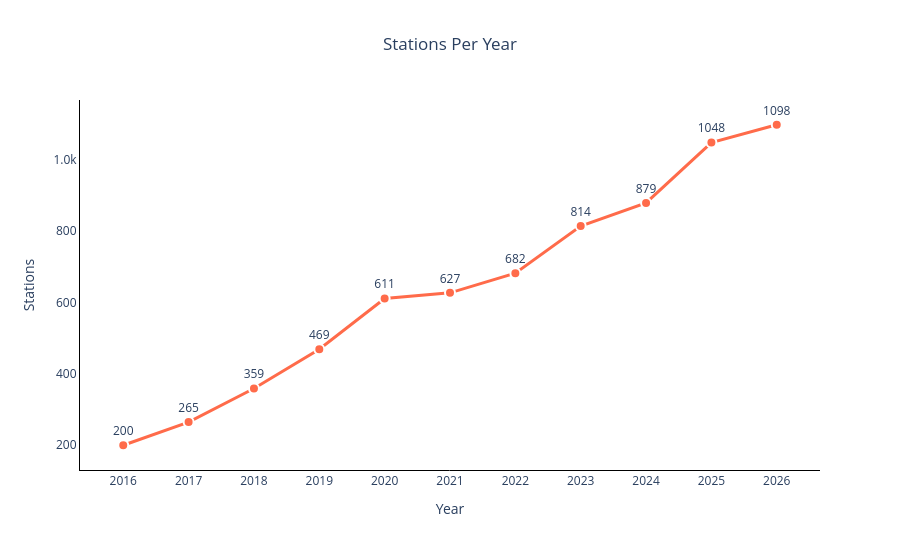

Here is the notebook cell this chart was saved with:
### Code cell
fig = go.Figure(go.Scatter(
    x=stations_yearly['year'],
    y=stations_yearly['nr_stations'],
    mode='lines+markers+text',
    text=[f"{v}" for v in stations_yearly['nr_stations']],
    textposition='top center',
    line=dict(color="#FF6B4A", width=3),
    marker=dict(color='#FF6B4A', size=10, line=dict(color='white', width=2)),
))

fig.update_layout(
    title=dict(text='Stations Per Year', x=0.5),
    xaxis=dict(title='Year', tickmode='array', showgrid=False, showline=True, linecolor='black',tickvals=stations_yearly['year']),
    yaxis=dict(title='Stations', showgrid=False, showline=True, linecolor='black', tickformat='.2s'),
    showlegend=False,
    plot_bgcolor='white',
    paper_bgcolor='white',
    width=900,
    height=550,
)

fig

### Figure 1 — Plotly figure (JSON) as saved in the notebook; plotly's stock layout.template omitted (floating-point values rounded to 4 significant figures)
{"data": [{"line": {"color": "#FF6B4A", "width": 3}, "marker": {"color": "#FF6B4A", "line": {"color": "white", "width": 2}, "size": 10}, "mode": "lines+markers+text", "text": ["200", "265", "359", "469", "611", "627", "682", "814", "879", "1048", "1098"], "textposition": "top center", "type": "scatter", "x": [2016, 2017, 2018, 2019, 2020, 2021, 2022, 2023, 2024, 2025, 2026], "y": [200, 265, 359, 469, 611, 627, 682, 814, 879, 1048, 1098]}], "layout": {"height": 550, "paper_bgcolor": "white", "plot_bgcolor": "white", "showlegend": false, "title": {"text": "Stations Per Year", "x": 0.5}, "width": 900, "xaxis": {"linecolor": "black", "showgrid": false, "showline": true, "tickmode": "array", "tickvals": [2016, 2017, 2018, 2019, 2020, 2021, 2022, 2023, 2024, 2025, 2026], "title": {"text": "Year"}}, "yaxis": {"linecolor": "black", "showgrid": false, "showline": true, "tickformat": ".2s", "title": {"text": "Stations"}}}}
